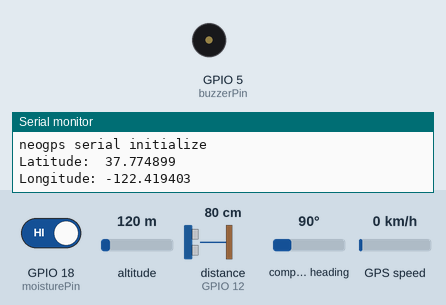
Simulated run of this sketch. Board: ESP32. Shown: buzzer (waves = sounding, pin HIGH), the last lines printed to the serial monitor. Wiring (inferred from the names in the program): ultrasonic range finder: trigger GPIO 13; echo GPIO 12. The test bench sets the inputs (shaded band); at power-on: distance to the obstacle (sensor on GPIO 12) 80 cm, GPIO 18 (moisturePin) HIGH, altitude 120 m, compass heading 90°, GPS speed 0 km/h. The echo pulse lasts 58.3 µs per cm; WiFi joins after 1.5 s; servers stay silent unless stated; the GPS gets a fix after 3 s at 37.7749, -122.4194 with 8 satellites; pins used as bus, display or sensor lines are not drawn.

Above: at 3.5 s.
3.6 s: distance to the obstacle (sensor on GPIO 12) set to 44 cm
5.1 s: distance to the obstacle (sensor on GPIO 12) set to 36 cm
At 5.25 s:
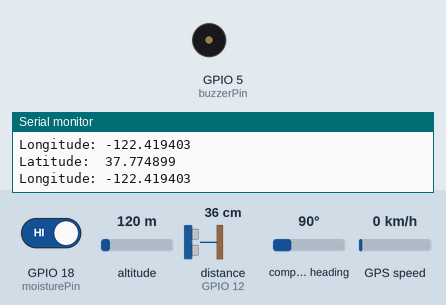
9.3 s: distance to the obstacle (sensor on GPIO 12) set to 60 cm
At 9.9 s:
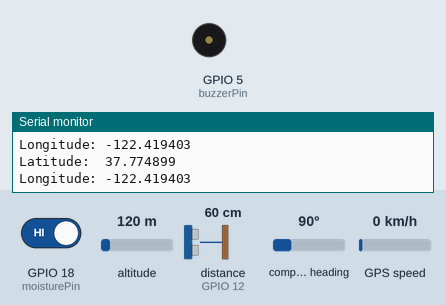
10.8 s: GPIO 18 (moisturePin) driven LOW
At 10.95 s:
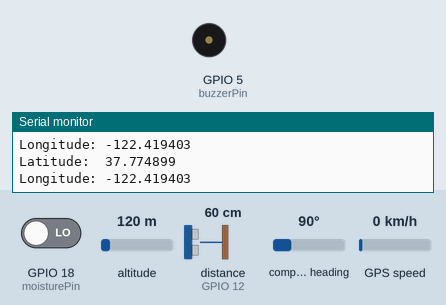
15.0 s: GPIO 18 (moisturePin) driven HIGH
At 16.0 s:
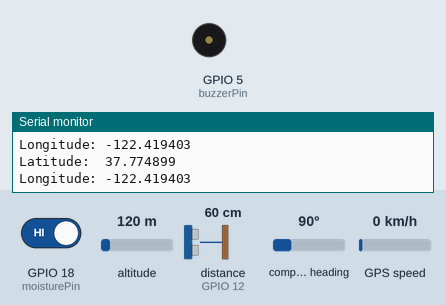
Timing chart, 0 to 17.5 s (numbered marks = the images above; inputs shaded):
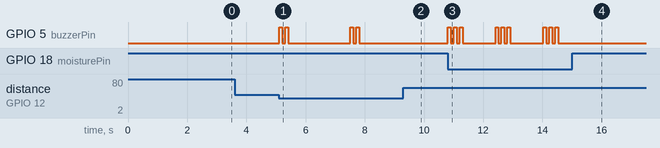

Measured:
- after the input at 5.1 s, GPIO 5 (buzzerPin): LOW → HIGH at once, → LOW 0.10 s later, → HIGH 0.10 s later, → LOW 0.10 s later, … (8 changes in this stretch)
- after the input at 9.3 s, GPIO 5 (buzzerPin): stops changing and stays LOW
- after the input at 10.8 s, GPIO 5 (buzzerPin): LOW → HIGH at once, then repeats every 1.6 s: 2 × (LOW 0.10 s, HIGH 0.10 s), LOW 1.1 s, HIGH 0.10 s
- after the input at 15.0 s, GPIO 5 (buzzerPin): stops changing and stays LOW

The sketch:

Code.ino
```cpp
/*
    Author     : NIRANJAN
    Target MCU : ESP-32 WROOM-DA-MODULE
*/
#define BLYNK_TEMPLATE_ID "TMPL3D8ap6CNe"
#define BLYNK_TEMPLATE_NAME "SMART STICK SYSTEM"
#define BLYNK_AUTH_TOKEN "cHjLW1JMyZTodOhC-jazo5U--o0PydfV"
char auth[] = BLYNK_AUTH_TOKEN;
char ssid[] = "OPPO"; // replace wifi name
char pass[] = "charu4251p"; // Replace passkey
#define BLYNK_PRINT Serial
#include <WiFiClient.h>
#include <BlynkSimpleEsp32.h>
#include <WiFiClientSecure.h>
#include <TinyGPS++.h>
#include <UniversalTelegramBot.h>
#define BOTtoken "6746816641:AAEt2dnKQdxqjTlSjhoG4EQ2QmEfQg-Oil"
#define CHAT_ID "1464636836"
WiFiClientSecure client;
UniversalTelegramBot bot(BOTtoken, client);
const int buzzerPin = 5;
const int moisturePin = 18;
const int trigPin = 13; // GPIO 12
const int echoPin = 12; // GPIO 13
bool systemInitialized = false;
#define RXD2 16
#define TXD2 17
HardwareSerial neogps(2);
TinyGPSPlus gps;
BlynkTimer timer;
#define INTERVAL 1000L
bool sosAlertSent = false; // Global variable to track SOS alert status

void sendSOSAlertToTelegram();

void setup()
{
  pinMode(moisturePin, INPUT);
  pinMode(trigPin, OUTPUT);
  pinMode(echoPin, INPUT);
  pinMode(buzzerPin, OUTPUT);
  Serial.begin(115200);
  client.setCACert(TELEGRAM_CERTIFICATE_ROOT);
  setupWiFi();
  Blynk.run();
  if (!systemInitialized)
  {
    sendInitMessageToTelegram();
    systemInitialized = true;
  }
  neogps.begin(9600, SERIAL_8N1, RXD2, TXD2);
  Serial.println("neogps serial initialize");
  delay(10);
  timer.setInterval(INTERVAL, sendGps);
}

void sendGps()
{
  while(neogps.available())
  {
    if (gps.encode(neogps.read()))
    {
      break;
    }
  }
  if (!gps.location.isValid())
  {
    Serial.println("Failed to read from GPS Module!");
    return;
  }
  float latitude = gps.location.lat();
  float longitude = gps.location.lng();
  float speed = gps.speed.kmph();
  Serial.print("Latitude:  ");
  Serial.println(latitude, 6);
  Serial.print("Longitude: ");
  Serial.println(longitude, 6);
  String latLongString = "LAT : " + String(latitude, 6) + " : LONG : " + String(longitude, 6);
  Blynk.virtualWrite(V1, latLongString);
  String mapLink = "http://maps.google.com/maps?q=" + String(latitude, 6) + "," + String(longitude, 6);
  Blynk.virtualWrite(V3, mapLink);
}

BLYNK_WRITE(V0)
{
  int value = param.asInt();
  if (value == HIGH && !sosAlertSent)
  {
    digitalWrite(buzzerPin, HIGH); // Activate buzzer for SOS alert
    sendSOSAlertToTelegram();
    sosAlertSent = true; // Mark SOS alert as sent
  }
  else
  {
    digitalWrite(buzzerPin, LOW);
    sosAlertSent = false; // Reset SOS alert status for next cycle
  }
}

void sendSOSAlertToTelegram()
{
  String message = "Alerting person \nSoS Buzzer is Set ON";

  if (client.connect("api.telegram.org", 443))
  {
    bot.sendMessage(CHAT_ID, message, "Markdown");
    delay(10);
  }
}

void beepBuzzer(int beeps) // beep counter
{
  for (int i = 0; i < beeps; i++)
  {
    digitalWrite(buzzerPin, HIGH);
    delay(100);
    digitalWrite(buzzerPin, LOW);
    delay(100);
  }
}

void checkDistance()
{
  long duration, distance;
  digitalWrite(trigPin, LOW);
  delayMicroseconds(2);
  digitalWrite(trigPin, HIGH);
  delayMicroseconds(10);
  digitalWrite(trigPin, LOW);
  duration = pulseIn(echoPin, HIGH);
  distance = duration * 0.034 / 2;
  if (distance < 40)  // set distance here
  {
    beepBuzzer(2); // two beeps for 40cm distance range
    delay(2000);
  }
}

void checkMoisture()
{
  int moistureValue = digitalRead(moisturePin);
  if (moistureValue == LOW)
  {
    beepBuzzer(3);
    delay(1000);
  }
}

void sendInitMessageToTelegram()
{
  String message = "System initialized and ready.";
  if (client.connect("api.telegram.org", 443))
  {
    bot.sendMessage(CHAT_ID, message, "Markdown");
    delay(10);
  }
}

void setupWiFi()
{
  Blynk.begin(auth, ssid, pass);
}

void loop()
{
  Blynk.run();
  timer.run();
  checkDistance();
  checkMoisture();
}
```
